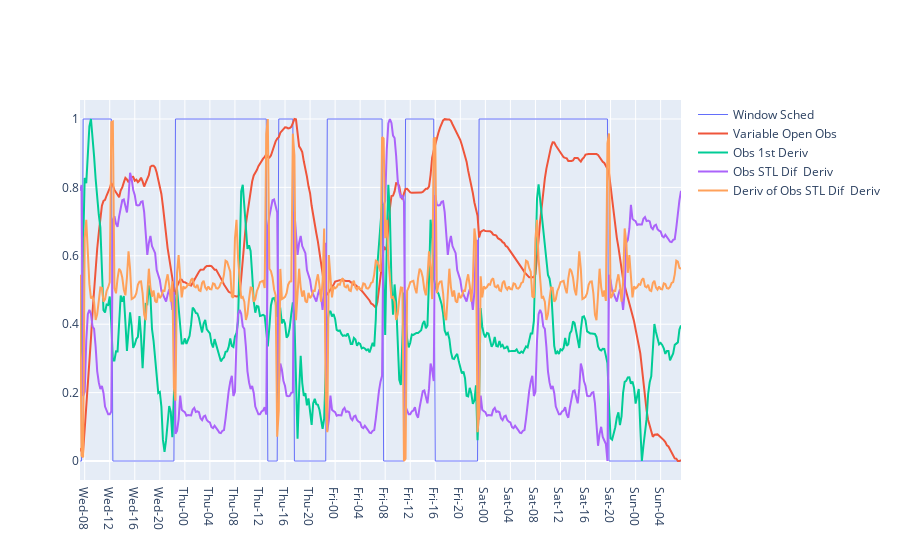

The notebook cell saved with this chart:
### Code cell
fig = go.Figure()

fig.add_trace(go.Scatter(
                    x=a01["DateTime"].index,
                    y=h.normalize(a01["Window Open"]), 
                    mode='lines',
                    name="Window Sched",
                    line=dict(width=1),
                ))

fig.add_trace(go.Scatter(
                    x=a01["DateTime"].index,
                    y=h.normalize(a01["Temp C"]), 
                    mode='lines',
                    name="Variable Open Obs"
                ))



# calculate derivative of observation only 
obs_deriv = h.normalize(pd.Series(np.gradient(a01["Temp C"]), a01.index, name='obs_deriv'))
fig.add_trace(go.Scatter(
                    x=obs_deriv.index,
                    y=obs_deriv, 
                    mode='lines',
                    name="Obs 1st Deriv "
                ))

# difference between this stl decomp 
stl_deriv_dif = h.normalize(h.normalize(stl_deriv.seasonal) - h.normalize(a01["Window Open"]))
fig.add_trace(go.Scatter(
                    x=stl_deriv_dif.index,
                    y=stl_deriv_dif, 
                    mode='lines',
                    name="Obs STL Dif  Deriv "
                ))

stl_deriv_dif_deriv = h.normalize(pd.Series(np.gradient(stl_deriv_dif), stl_deriv_dif.index, name='deriv'))
fig.add_trace(go.Scatter(
                    x=stl_deriv_dif_deriv.index,
                    y=stl_deriv_dif_deriv, 
                    mode='lines',
                    name="Deriv of Obs STL Dif  Deriv "
                ))


# second deriv doesnt look very helpful 
# stl_deriv_dif_deriv2 = h.normalize(pd.Series(np.gradient(stl_deriv_dif_deriv), dif.index, name='deriv'))
# fig.add_trace(go.Scatter(
#                     x=stl_deriv_dif_deriv2.index,
#                     y=stl_deriv_dif_deriv2, 
#                     mode='lines',
#                     name="2 Deriv of Obs STL Dif  Deriv "
#                 ))


fig.update_xaxes(
    dtick=4*60*60*1000, #1 hr in miliseconds,
    tickformat='%a-%H')

### Figure 1 — Plotly figure (JSON) as saved in the notebook; plotly's stock layout.template omitted (floating-point values rounded to 4 significant figures; data arrays with more than 128 entries replaced by an {"elided": "..."} marker saying what was removed)
{"data": [{"line": {"width": 1}, "mode": "lines", "name": "Window Sched", "type": "scatter", "x": {"elided": "385 str values"}, "y": {"elided": "385 int values"}}, {"mode": "lines", "name": "Variable Open Obs", "type": "scatter", "x": {"elided": "385 str values"}, "y": {"elided": "385 float values"}}, {"mode": "lines", "name": "Obs 1st Deriv ", "type": "scatter", "x": {"elided": "385 str values"}, "y": {"elided": "385 float values"}}, {"mode": "lines", "name": "Obs STL Dif  Deriv ", "type": "scatter", "x": {"elided": "385 str values"}, "y": {"elided": "385 float values"}}, {"mode": "lines", "name": "Deriv of Obs STL Dif  Deriv ", "type": "scatter", "x": {"elided": "385 str values"}, "y": {"elided": "385 float values"}}], "layout": {"xaxis": {"dtick": 14400000, "tickformat": "%a-%H"}}}
